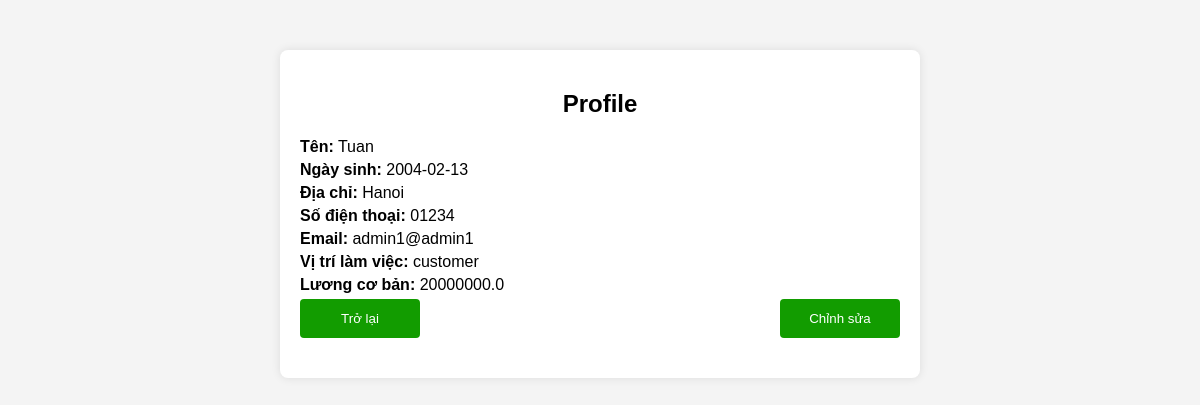
The page /profile (signed in) on the database its author committed.
### tables this page shows
CREATE TABLE users (
                id_employee INTEGER PRIMARY KEY AUTOINCREMENT,
                id_account INTEGER NOT NULL,
                name TEXT NOT NULL,
                dateOfBirth TEXT NOT NULL,
                address TEXT NOT NULL,
                phone_number TEXT NOT NULL,
                email TEXT NOT NULL,
                position TEXT NOT NULL,
                salary REAL NOT NULL,
                FOREIGN KEY (id_account) REFERENCES accounts (id_account)
            );

### app.py (the view, shortened to what this page needs)
@app.route("/profile", methods=["GET", "POST"])
def profile():
    user_id = session.get('user_id')
    if not user_id:
        return redirect(url_for('login'))
    conn = get_db_connection()
    user_info = conn.execute('SELECT * FROM users WHERE id_account = ?', (user_id,)).fetchone()
    conn.close()
    return render_template("profile.html", user_info=user_info)

### config.py (called while the page is built)
def get_db_connection():
    conn = sqlite3.connect('database.db')
    conn.row_factory = sqlite3.Row
    return conn

### templates/profile.html (shortened to what this page needs)
<!DOCTYPE html>
<html lang="en">
<head>
</head>
<body>
    <div class="container">
        <h2>Profile</h2>
        {% if user_info %}
        <div class="user-info">
            <p><strong>Tên:</strong> {{ user_info.name }}</p>
            <p><strong>Ngày sinh:</strong> {{ user_info.dateOfBirth }}</p>
            <p><strong>Địa chỉ:</strong> {{ user_info.address }}</p>
            <p><strong>Số điện thoại:</strong> {{ user_info.phone_number }}</p>
            <p><strong>Email:</strong> {{ user_info.email }}</p>
            <p><strong>Vị trí làm việc:</strong> {{ user_info.position }}</p>
            <p><strong>Lương cơ bản:</strong> {{ user_info.salary }}</p>
            <div class="button-container">
                <button onclick="window.location.href='/user'" style="width: 20%;">Trở lại</button>
                <button onclick="document.getElementById('edit-form').style.display='block'" style="width: 20%;">Chỉnh sửa</button>
            </div>
        </div>
        {% endif %}
    </div>
</body>
</html>

### templates/profile.html (style rules this page uses)
body { font-family: Arial, sans-serif; background-color: #f4f4f4; margin: 0; padding: 0; }
.container { width: 100%; max-width: 600px; margin: 50px auto; padding: 20px; background-color: #fff; box-shadow: 0 0 10px rgba(0, 0, 0, 0.1); border-radius: 8px; }
h2 { text-align: center; margin-bottom: 20px; }
button { width: 100%; padding: 10px; background-color: #28a745; color: #fff; border: none; border-radius: 4px; cursor: pointer; }
.user-info { margin-bottom: 20px; }
.user-info p { margin: 5px 0; }
.user-info button { padding: 12px; background-color: #129c00; color: #fff; border: none; border-radius: 4px; cursor: pointer; align-items: center; }
.button-container { display: flex; justify-content: space-between; }

### rows shown on the page
users: name "Tuan", dateOfBirth "2004-02-13", address "Hanoi", phone_number "01234", email "admin1@admin1", position "customer", salary "20000000.0"
